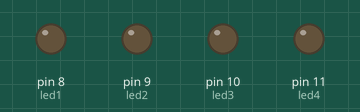
A sketch run on a simulated Arduino Uno, built with avr-gcc and run on an emulated ATmega328P. Parts: output pins drawn as LEDs (lit = HIGH).

Above: at 0.5 s.
At 2.5 s:
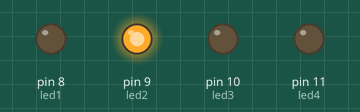
At 3.5 s:
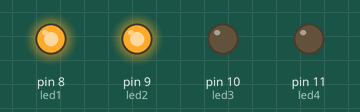
At 5.5 s:
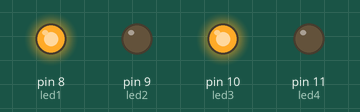
At 7.5 s:
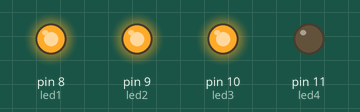
At 10.5 s:
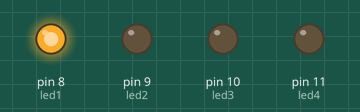
Timing chart, 0 to 11.7 s (numbered marks = the images above):
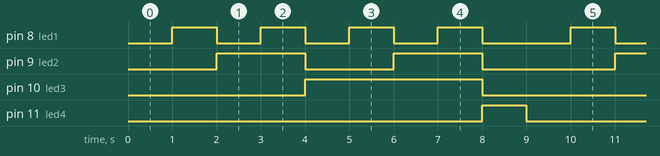

The sketch:

Binary_Numbers.ino
```cpp
int led1 = 8;
int led2 = 9;
int led3 = 10;
int led4 = 11;
int del= 1000;

void setup() {
  pinMode(led1,OUTPUT);
  pinMode(led2,OUTPUT);
  pinMode(led3,OUTPUT);
  pinMode(led4,OUTPUT);
}

void loop() {
 digitalWrite(led1,LOW);
 digitalWrite(led2,LOW);
 digitalWrite(led3,LOW);
 digitalWrite(led4,LOW);
 delay(del);
 digitalWrite(led1,HIGH);
 digitalWrite(led2,LOW);
 digitalWrite(led3,LOW);
 digitalWrite(led4,LOW);
 delay(del);
 digitalWrite(led1,LOW);
 digitalWrite(led2,HIGH);
 digitalWrite(led3,LOW);
 digitalWrite(led4,LOW);
 delay(del);
 digitalWrite(led1,HIGH);
 digitalWrite(led2,HIGH);
 digitalWrite(led3,LOW);
 digitalWrite(led4,LOW);
 delay(del);
 digitalWrite(led1,LOW);
 digitalWrite(led2,LOW);
 digitalWrite(led3,HIGH);
 digitalWrite(led4,LOW);
 delay(del);
  digitalWrite(led1,HIGH);
 digitalWrite(led2,LOW);
 digitalWrite(led3,HIGH);
 digitalWrite(led4,LOW);
 delay(del);
 digitalWrite(led1,LOW);
 digitalWrite(led2,HIGH);
 digitalWrite(led3,HIGH);
 digitalWrite(led4,LOW);
 delay(del);
  digitalWrite(led1,HIGH);
 digitalWrite(led2,HIGH);
 digitalWrite(led3,HIGH);
 digitalWrite(led4,LOW);
 delay(del);
  digitalWrite(led1,LOW);
 digitalWrite(led2,LOW);
 digitalWrite(led3,LOW);
 digitalWrite(led4,HIGH);
 delay(del);
}
```

Measured:
- by itself, pin 8 (led1): repeats every 9.0 s: 3 × (LOW 1.0 s, HIGH 1.0 s), LOW 2.0 s, HIGH 1.0 s
- by itself, pin 9 (led2): repeats every 9.0 s: LOW 2.0 s, HIGH 2.0 s, LOW 3.0 s, HIGH 2.0 s
- by itself, pin 10 (led3): alternates HIGH for 4.0 s and LOW for 5.0 s
- by itself, pin 11 (led4): alternates HIGH for 1.0 s and LOW for 8.0 s
